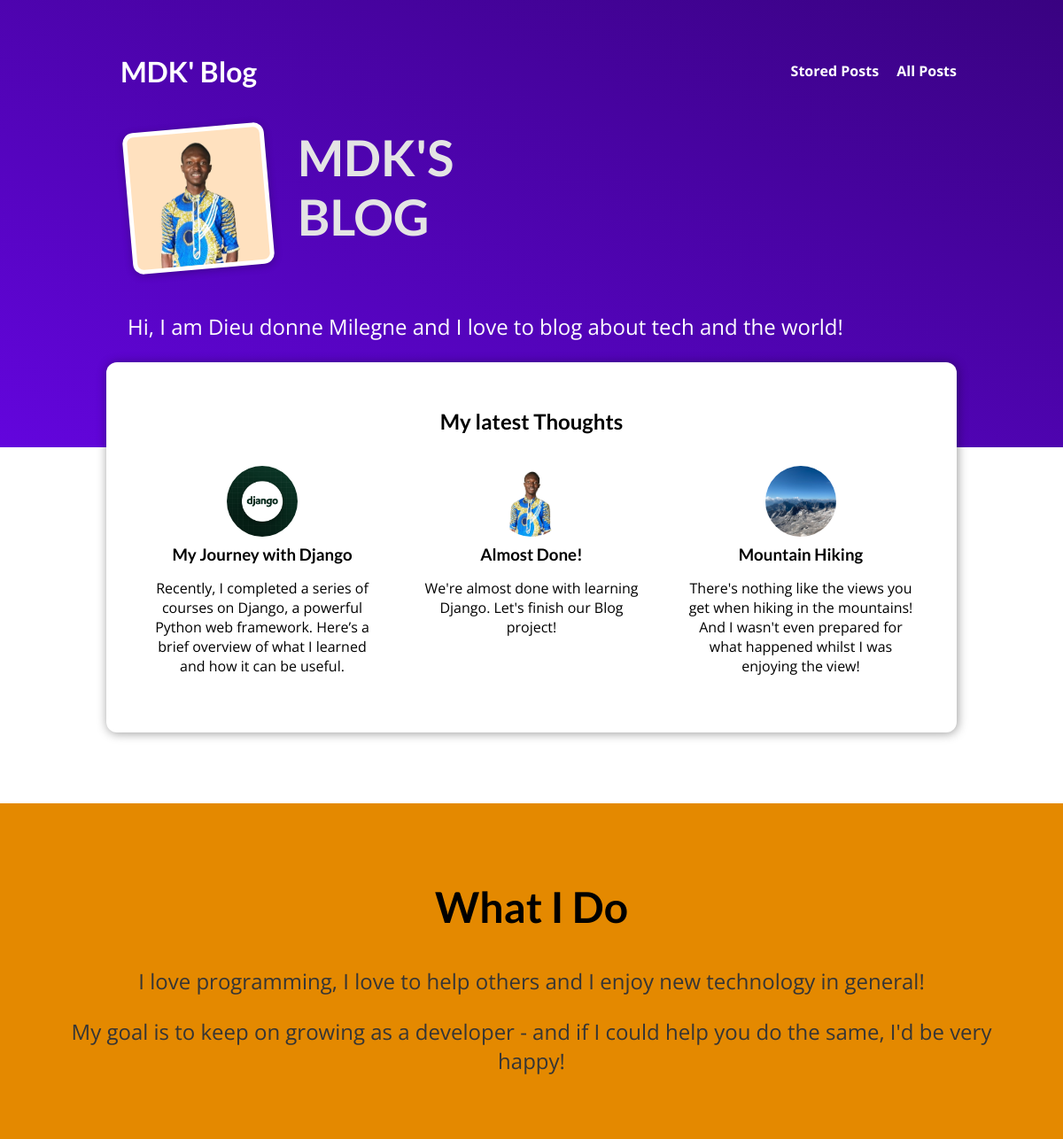
The page / on the database its author committed.
### blog/models.py (models this page shows, shortened)
class Post(models.Model):
    title = models.CharField(max_length=150)
    excerpt = models.CharField(max_length=200)
    image = models.ImageField(upload_to='posts/', null=True)
    date = models.DateTimeField(auto_now=True)
    slug = models.SlugField(unique=True)
    content = models.TextField(null=False, validators=[MinLengthValidator(25)])
    author = models.ForeignKey(Author, on_delete=models.SET_NULL, null=True, related_name='posts')
    tags = models.ManyToManyField(Tag)

### blog/views.py (the view)
# urls.py: path('', views.IndexView.as_view(), name='blog'),
class IndexView(ListView):
    template_name = 'blog/index.html'
    model = Post
    ordering = ['-date']
    context_object_name = 'posts'
    def get_queryset(self):
        queryset = super().get_queryset()
        data = queryset[:3]
        return data

### blog/templates/blog/index.html (shortened to what this page needs)
{% extends "main.html" %}
{% load static %}
{% block css_style %}
    <link rel='stylesheet' href='{% static "blog/index.css" %}'>
    <link rel='stylesheet' href='{% static 'blog/post.css' %}'>
{% endblock css_style %}
{% block content %}
    <section id='welcome'>
        <header>
            <img src='{% static 'blog/images/jules.png' %}' alt='MDK - The Author Of This Blog' />
            <h2>MDK'S BLOG</h2>
        </header>
        <p>Hi, I am Dieu donne Milegne and I love to blog about tech and the world!</p>
    </section>
    <section id='latest-posts'>
        <h2>My latest Thoughts</h2>
        <ul>
            {% for post in posts %}
                {% include 'blog/includes/post.html' %}
            {% endfor %}
        </ul>
    </section>
    <section id='about'>
        <h2>What I Do</h2>
        <p>
            I love programming, I love to help others and I enjoy new technology in general!
        </p>
        <p>
            My goal is to keep on growing as a developer - and if I could help you do the same, I'd be very happy!
        </p>
    </section>
{% endblock content %}

### blog/templates/blog/includes/post.html
{% load static %}
<li>
    <article class='post'>
        <a href='{% url 'blog-post' post.slug %}'>
            <img src='{{ post.image.url }}' alt='{{ post.title }}'>
            <div class='post__content'>
                <h3>{{ post.title }}</h3>
                <p>
                    {{ post.excerpt }}
                </p>
            </div>
        </a>
    </article>
</li>

### static/app.css (style rules this page uses)
* { box-sizing: border-box; }
html { font-family: 'Open Sans', 'Lato', sans-serif; }
body { margin: 0; }
h1, h2, h3 { font-family: 'Lato', sans-serif; font-weight: bold; }

### blog/static/blog/index.css (style rules this page uses)
body { margin: 0; padding: 0; }
#welcome { background: linear-gradient(to right top, #6305dd, #390281); padding: 6rem 12%; }
#welcome header { display: flex; align-items: flex-start; margin: 3rem auto; }
#welcome img { width: 10rem; height: 10rem; object-fit: cover; object-position: top; border: 5px solid white; border-radius: 12px; background-color: #ffe1bf; transform: rotateZ(-5deg); box-shadow: 0 2px 8px rgba(0, 0, 0, 0.25); }
#welcome h2 { font-size: 3.5rem; margin: 0 0 0 2rem; color: #e4e4e4; width: 10rem; }
#welcome p { color: white; font-size: 1.5rem; }
#latest-posts { background-color: white; padding: 2rem; border-radius: 12px; width: 60rem; margin: -6rem auto 2rem auto; box-shadow: 1px 1px 12px rgba(0, 0, 0, 0.4); }
#latest-posts h2 { text-align: center; }
#latest-posts ul { list-style: none; margin: 0; padding: 0; display: flex; gap: 1rem; }
#latest-posts li { flex: 1; }
#about { text-align: center; padding: 3rem; background-color: #e48900; margin-top: 5rem; }
#about h2 { font-size: 3rem; }
#about p { font-size: 1.5rem; color: #353535; }

### blog/static/blog/post.css (style rules this page uses)
.post { display: flex; flex-direction: column; align-items: center; text-align: center; }
.post a { text-decoration: none; color: black; transition: all 0.2s ease; padding: 1rem; }
.post img { width: 5rem; height: 5rem; object-fit: cover; border-radius: 50%; }
.post h3 { margin: 0.25rem 0; }

### rows shown on the page
Post: image (picture), title "My Journey with Django", excerpt "Recently, I completed a series of courses on Django, a powerful Python web framework. Here’s a brief overview of what I learned and how it can be useful."
Post: image (picture), title "Almost Done!", excerpt "We're almost done with learning Django. Let's finish our Blog project!"
Post: image (picture), title "Mountain Hiking", excerpt "There's nothing like the views you get when hiking in the mountains! And I wasn't even prepared for what happened whilst I was enjoying the view!"
